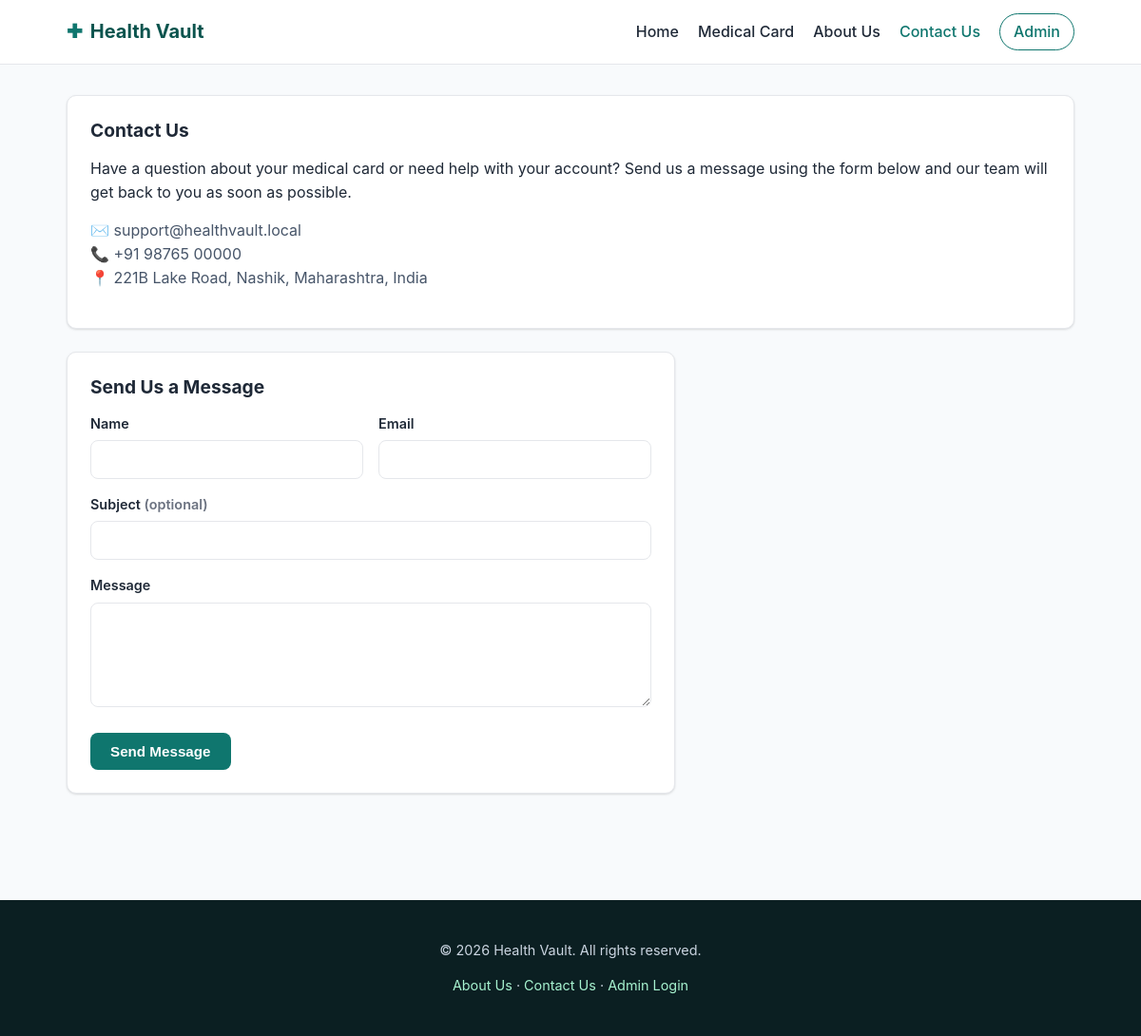
Screenshot of /public/contact.php with the database file from the repository.
### tables this page shows
CREATE TABLE IF NOT EXISTS pages (
    id          INT UNSIGNED AUTO_INCREMENT PRIMARY KEY,
    slug        VARCHAR(60) NOT NULL,
    title       VARCHAR(190) NOT NULL,
    content     TEXT NOT NULL,
     
    contact_email    VARCHAR(190) DEFAULT NULL,
    contact_phone    VARCHAR(30)  DEFAULT NULL,
    contact_address  VARCHAR(255) DEFAULT NULL,
    updated_at  DATETIME NOT NULL DEFAULT CURRENT_TIMESTAMP ON UPDATE CURRENT_TIMESTAMP,
    UNIQUE KEY uq_pages_slug (slug)
);

### includes/db.php (called while the page is built, shortened)
<?php
function get_db(): PDO
{
    static $pdo = null;
    $dsn = 'mysql:host=' . DB_HOST . ';dbname=' . DB_NAME . ';charset=' . DB_CHARSET;
    try {
        $pdo = new PDO($dsn, DB_USER, DB_PASS, [
            PDO::ATTR_ERRMODE            => PDO::ERRMODE_EXCEPTION,
            PDO::ATTR_DEFAULT_FETCH_MODE => PDO::FETCH_ASSOC,
            PDO::ATTR_EMULATE_PREPARES   => false,
        ]);
    } catch (PDOException $e) {
        error_log('Health Vault DB connection failed: ' . $e->getMessage());
        http_response_code(500);
        if (APP_DEBUG) {
            die('Database connection failed: ' . htmlspecialchars($e->getMessage()));
        }
        die('A system error occurred. Please try again later.');
    }
    return $pdo;
}

### includes/functions.php (called while the page is built, shortened)
<?php
require_once __DIR__ . '/db.php';
function h(?string $value): string
{
    return htmlspecialchars($value ?? '', ENT_QUOTES, 'UTF-8');
}
function get_page_content(string $slug): ?array
{
    $stmt = get_db()->prepare('SELECT * FROM pages WHERE slug = :slug LIMIT 1');
    $stmt->execute(['slug' => $slug]);
    $row = $stmt->fetch();
    return $row ?: null;
}

### public/contact.php (the view, shortened to what this page needs)
<?php
require_once __DIR__ . '/../includes/functions.php';
$page = get_page_content('contact');
$old = ['name' => '', 'email' => '', 'subject' => '', 'message' => ''];
include __DIR__ . '/../includes/header.php';
?>
<div class="panel">
  <h2><?= h($page['title'] ?? 'Contact Us') ?></h2>
  <?php if ($page && $page['content']): ?>
    <p><?= nl2br(h($page['content'])) ?></p>
  <?php endif; ?>
  <?php if ($page && ($page['contact_email'] || $page['contact_phone'] || $page['contact_address'])): ?>
    <ul style="list-style:none;padding:0;color:#475569;">
      <?php if ($page['contact_email']): ?><li>✉️ <?= h($page['contact_email']) ?></li><?php endif; ?>
      <?php if ($page['contact_phone']): ?><li>📞 <?= h($page['contact_phone']) ?></li><?php endif; ?>
      <?php if ($page['contact_address']): ?><li>📍 <?= h($page['contact_address']) ?></li><?php endif; ?>
    </ul>
  <?php endif; ?>
</div>
<div class="panel" style="max-width:640px;">
  <h2>Send Us a Message</h2>
  <form method="post" action="" novalidate>
    <div class="form-row">
      <div class="form-group">
        <label for="name">Name</label>
        <input type="text" id="name" name="name" value="<?= h($old['name']) ?>">
      </div>
      <div class="form-group">
        <label for="email">Email</label>
        <input type="email" id="email" name="email" value="<?= h($old['email']) ?>">
      </div>
    </div>
    <div class="form-group">
      <label for="subject">Subject <span class="text-muted">(optional)</span></label>
      <input type="text" id="subject" name="subject" value="<?= h($old['subject']) ?>">
    </div>
    <div class="form-group">
      <label for="message">Message</label>
      <textarea id="message" name="message"><?= h($old['message']) ?></textarea>
    </div>
    <div class="form-actions">
      <button type="submit" class="btn">Send Message</button>
    </div>
  </form>
</div>
<?php include __DIR__ . '/../includes/footer.php'; ?>

### assets/css/style.css (style rules this page uses)
:root { --color-primary: #0f766e; --color-primary-dark: #0b544e; --color-primary-light: #ccfbf1; --color-accent: #2563eb; --color-danger: #dc2626; --color-danger-light: #fee2e2; --color-success: #16a34a; --color-success-light: #dcfce7; --color-warning: #d97706; --color-warning-light: #fef3c7; --color-text: #1f2937; --color-muted: #6b7280; --color-border: #e5e7eb; --color-bg: #f8fafc; --color-surface: #ffffff; --radius: 10px; --shadow: 0 1px 3px rgba(0,0,0,0.08), 0 1px 2px rgba(0,0,0,0.06); --font: -apple-system, BlinkMacSystemFont, "Segoe UI", Roboto, Helvetica, Arial, sans-serif; }
* { box-sizing: border-box; }
body { margin: 0; font-family: var(--font); color: var(--color-text); background: var(--color-bg); line-height: 1.55; }
h1, h2, h3, h4 { line-height: 1.25; margin-top: 0; }
.btn { display: inline-block; padding: 10px 20px; border-radius: 8px; font-weight: 600; border: 1px solid transparent; cursor: pointer; font-size: 0.95rem; background: var(--color-primary); color: #fff; text-decoration: none; }
.panel { background: var(--color-surface); border: 1px solid var(--color-border); border-radius: var(--radius); padding: 24px; box-shadow: var(--shadow); margin-bottom: 24px; }
.panel h2 { margin-bottom: 16px; font-size: 1.2rem; }
.form-group { margin-bottom: 16px; }
label { display: block; font-weight: 600; margin-bottom: 6px; font-size: 0.9rem; }
input[type=text], input[type=email], input[type=password], input[type=tel], input[type=date], input[type=search], textarea, select { width: 100%; padding: 10px 12px; border: 1px solid var(--color-border); border-radius: 8px; font-size: 0.95rem; font-family: inherit; background: #fff; color: var(--color-text); }
textarea { min-height: 110px; resize: vertical; }
.form-row { display: grid; grid-template-columns: 1fr 1fr; gap: 16px; }
.form-actions { margin-top: 20px; display: flex; gap: 10px; }
.text-muted { color: var(--color-muted); }

### rows the page displays
pages: title "Contact Us", content "Have a question about your medical card or need help with your account? Send us a message using the form below and our team will get back to you as soon as possible.", contact_email "support@healthvault.local", contact_phone "+91 98765 00000", contact_address "221B Lake Road, Nashik, Maharashtra, India"

### other values shown
APP_NAME "Health Vault"
